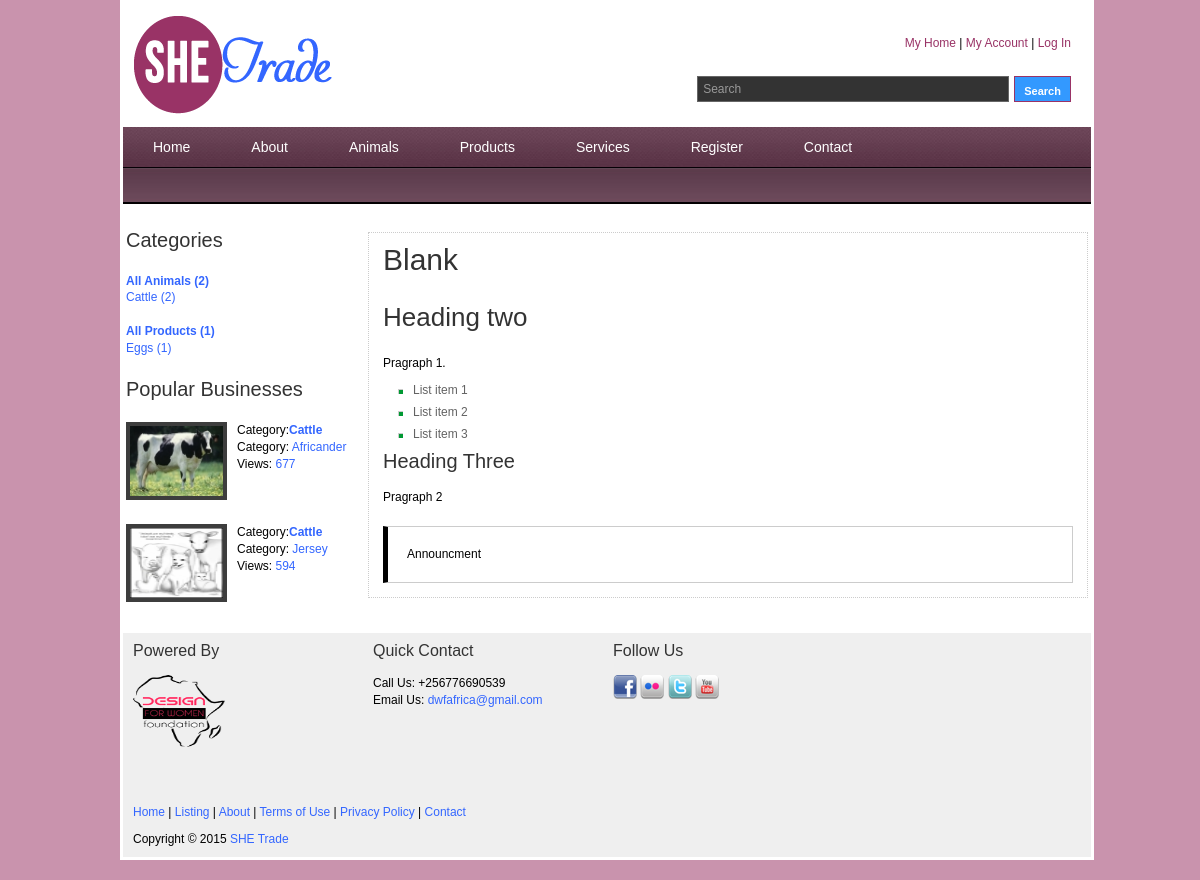
The page /shetrade/_blank.php on the database its author committed.
### tables this page shows
CREATE TABLE IF NOT EXISTS `animal` (
  `Animals_ID` int(10) NOT NULL AUTO_INCREMENT,
  `Animal` varchar(250) NOT NULL,
  `Breed` varchar(250) NOT NULL,
  `Date_of_Birth` date NOT NULL,
  `Parentage` varchar(250) NOT NULL,
  `Color` varchar(300) NOT NULL,
  `Vaccinated` varchar(10) NOT NULL,
  `Registered` varchar(10) NOT NULL,
  `Trained` varchar(10) NOT NULL,
  `Weight` varchar(10) NOT NULL,
  `Purpose` text NOT NULL,
  `Location` varchar(250) NOT NULL,
  `Country` varchar(250) NOT NULL DEFAULT 'Uganda',
  `Price` varchar(25) NOT NULL,
  `Sale_Type` varchar(12) NOT NULL,
  `Description` text NOT NULL,
  `Image_1` varchar(50) NOT NULL,
  `Image_1_Thumb` varchar(50) NOT NULL,
  `Image_2` varchar(50) NOT NULL,
  `Image_2_Thumb` varchar(50) NOT NULL,
  `Image_3` varchar(50) NOT NULL,
  `Image_3_Thumb` varchar(50) NOT NULL,
  `Views` int(10) NOT NULL,
  `Verified` varchar(3) NOT NULL DEFAULT 'No',
  `Added_By` int(10) NOT NULL,
  `Member_Type` varchar(12) NOT NULL DEFAULT 'User',
  PRIMARY KEY (`Animals_ID`)
);

CREATE TABLE IF NOT EXISTS `contacts` (
  `Contacts_ID` int(1) NOT NULL AUTO_INCREMENT,
  `Physical` text NOT NULL,
  `Postal` text NOT NULL,
  `Email` varchar(250) NOT NULL,
  `Forward_Emails_To` varchar(250) NOT NULL,
  `Phone` varchar(25) NOT NULL,
  PRIMARY KEY (`Contacts_ID`)
);

### shetrade/_blank.php (the view, shortened to what this page needs)
<?php session_start(); require "_con.php"; error_reporting(0); ?>
<!DOCTYPE html PUBLIC "-//W3C//DTD XHTML 1.0 Transitional//EN" "http://www.w3.org/TR/xhtml1/DTD/xhtml1-transitional.dtd">
<html xmlns="http://www.w3.org/1999/xhtml">
<head>
<link href="css/templatemo_style.css" rel="stylesheet" type="text/css" />
<link rel="stylesheet" type="text/css" href="css/ddsmoothmenu.css" />
</head>
<body>
<div id="templatemo_wrapper">
<table width="974" border="0" bgcolor="#FFFFFF">
  <tr>
    <td width="188"><div id="templatemo_header">
      <div class="cleaner">
        <table width="954" border="0" align="left">
          <tr>
            <td width="6">&nbsp;</td>
            <td width="915"><div id="site_title">
              <h1><a href="#">Animal Minute | All about Animals and More</a></h1>
            </div></td>
            <td width="915"><table width="439" border="0" align="right">
              <tr>
                <td width="387"><div id="header_right"><a href="home.php">My Home</a>&nbsp;|&nbsp;<a href="account.php">My Account</a>&nbsp;|&nbsp;<?php if(isset($_SESSION['Member_ID'])){echo "<a href=\"login.php?logout\">Log Out</a>";}else{echo "<a href=\"login.php\">Log In</a>";}?></div></td>
              </tr>
              <tr>
                <td>&nbsp;</td>
              </tr>
              <tr>
                <td><div id="templatemo_search">
                  <form action="#" method="get">
                    <input type="text" value="Search" name="keyword" id="keyword" title="keyword" onfocus="clearText(this)" onblur="clearText(this)" class="txt_field" />
                    <input type="submit" name="Search" value=" Search " alt="Search" id="searchbutton" title="Search" class="sub_btn"  />
                  </form>
                </div></td>
              </tr>
            </table></td>
          </tr>
        </table>
        <p>&nbsp;</p>
      </div>
    </div></td>
  </tr>
  <tr>
    <td></td>
  </tr>
  <tr>
    <td><div  id="templatemo_menu">
      <div id="top_nav" class="ddsmoothmenu">
          <ul >
          <li><a href="index.php">Home</a></li>
           <li><a href="about.php" >About</a></li>
	  <?php
      $Total_Animals = "SELECT Animals_ID FROM animal WHERE Verified='Yes'";
      $Total_Animals_Results = mysql_query($Total_Animals);
      $All_Animals=mysql_num_rows($Total_Animals_Results);
      if($All_Animals!=0){
          echo "<li class=\"level0 nav-2 parent\" id=\"nav\"> <a href=\"listing.php?animal\"><span>Animals</span></a>";
        echo "</li>";
      }
      $Total_Products = "SELECT Product_ID FROM product WHERE Verified='Yes'";
      $Total_Products_Results = mysql_query($Total_Products);
      $All_Products=mysql_num_rows($Total_Products_Results);
      if($All_Products){
        echo "<li class=\"level0 nav-2 parent\" id=\"nav\"> <a href=\"listing.php?product\"><span>Products</span></a>";
        echo "</li>";
      }
	  ?>
      <li><a href="#">Services</a>
                </li>
      <?php
	  	if(!isset($_SESSION['Member_ID'])){
			echo "<li><a href=\"register.php\" >Register</a></li>";
		}
      ?>
      <li><a href="contact.php" >Contact</a><br style="clear: left" />
      </li>
          </ul>
      </div>
      <br />
      <div id="menu_second_bar">
      </div>
    </div></td>
  </tr>
  <tr>
    <td>&nbsp;</td>
  </tr>
  <tr>
    <td><table width="723" border="0" align="right" bgcolor="#FFFFFF">
      <tr>
        <td width="722"><div id="content" class="float_r">
        <h1>Blank</h1>
        <h2>Heading two</h2>
        <p>Pragraph 1.</p>
        <ul class="templatemo_list">
            <li>List item 1</li>
            <li>List item 2</li>
            <li>List item 3</li>
        </ul>
        <h3>Heading Three</h3>
        <p>Pragraph 2</p>
        <blockquote>Announcment</blockquote>
        </div>
		</td>
      </tr>
    </table>
      <table width="230" border="0" align="left">
      <tr>
        <td><h3>Categories<br />
        </h3></td>
      </tr>
      <tr>
        <td>
        <?php
        if($All_Animals!=0){
          echo "<a href=\"listing.php?animal\"><strong>All Animals ($All_Animals)</strong></a><br />";
          $Animal_Count_SQL="SELECT `Animal`, COUNT(*) as Animal_Number FROM `animal` WHERE Verified='Yes' GROUP BY `Animal` ORDER BY Animal ASC";
          $Animal_Count_Results = mysql_query($Animal_Count_SQL, $conn);
          $Animal_Count_Found = mysql_num_rows($Animal_Count_Results);
          if($Animal_Count_Found!=0){
            while ($Animal_Count_Array = mysql_fetch_array($Animal_Count_Results)) {
                $Menu_Animal = $Animal_Count_Array['Animal'];
                $Menu_Animal_Number = $Animal_Count_Array['Animal_Number'];
                echo "<a href=\"listing.php?animal=$Menu_Animal\">$Menu_Animal ($Menu_Animal_Number)</a><br />";
            }
          }
      	}
		echo "<br />";
		if($All_Products){
			echo "<a href=\"listing.php?product\"><strong>All Products ($All_Products)</strong></a><br />";
		  	$Product_Count_SQL="SELECT `Product`, COUNT(*) as Product_Number FROM `product` WHERE Verified='Yes' GROUP BY `Product` ORDER BY Animal ASC";
		  	$Product_Count_Results = mysql_query($Product_Count_SQL, $conn);
		  	$Product_Count_Found = mysql_num_rows($Product_Count_Results);
			if($Product_Count_Found!=0){
			while ($Product_Count_Array = mysql_fetch_array($Product_Count_Results)) {
				$Menu_Product = $Product_Count_Array['Product'];
				$Menu_Product_Number = $Product_Count_Array['Product_Number'];
				echo "<a href=\"listing.php?product=$Menu_Product\">$Menu_Product ($Menu_Product_Number)</a><br />";
			}
		  	}
		}
		?></td>
      </tr>
      <tr>
        <td>&nbsp;</td>
      </tr>
      <?php
      	$Popular_SQL = "SELECT Animals_ID, Animal, Breed, Price, Image_1_Thumb, Views FROM animal WHERE Verified='Yes' ORDER BY Views DESC LIMIT 0, 3";
        $Popular_Result = mysql_query($Popular_SQL, $conn) or die(mysql_error());
        $Popular_3=mysql_num_rows($Popular_Result);
        if($Popular_3>0){
			echo "<tr>";
			echo "<td><h3>Popular Businesses</h3></td>";
			echo "</tr>";
            while ($newArray = mysql_fetch_array($Popular_Result)) {
                        $Animals_ID=$newArray['Animals_ID'];
                        $Animal = $newArray['Animal'];
                        $Breed = $newArray['Breed'];
                        $Image_1_Thumb = $newArray['Image_1_Thumb'];
                        $Views = $newArray['Views'];
				if ($Animals_ID!=""){
					echo "<tr>";
					echo "<td>";
					echo "<div class=\"bs_box\"> <a href=\"details.php?animal=$Animals_ID\"><img src=\"$Image_1_Thumb\" width=\"93\" height=\"70\" alt=\"Image\" /></a>";
					echo "Category:<a href=\"details.php?animal=$Animals_ID\"><strong>$Animal</strong></a><br />";
					echo "Category: <a href=\"details.php?animal=$Animals_ID\">$Breed</a><br />";
					echo "Views: <a href=\"details.php?animal=$Animals_ID\">$Views</a><br />";
					echo "</div>";
					echo "</td>";
					echo "</tr>";
				}
            }
        }
        ?>
      <tr>
      <td>
      </td>
      </tr>
    </table></td>
  </tr>
  <tr>
    <td><div id="templatemo_footer">
      <div id="templatemo_footer2">
        <div class="col one_fourth">
          <h4>Powered By</h4>
          <p><img src="images/greentagcolor.png" alt="Green Tag Africa" width="92" height="72" class="imgage-with-frame" /></p>
          </div>
        <div class="col one_fourth">
          <h4>Quick Contact</h4>
			<?php
            $Contact_Sql = "SELECT Email, Phone FROM contacts WHERE Contacts_ID=1";
            $result = mysql_query($Contact_Sql, $conn) or die(mysql_error());
            $newArray = mysql_fetch_array($result);
            $Phone = $newArray['Phone'];
            $Email = $newArray['Email'];
            ?>
          <div class="toolfree_area">
            <div class="call_free"><span class="callus">Call Us: </span> <span class="callno"><?php echo $Phone; ?></span></div>
            <div class="bookmark">Email Us: <a href="mailto: <?php echo $Email; ?>"><?php echo $Email; ?></a></div>
            </div>
          </div>
        <div class="col one_fourth no_margin_right">
          <h4>Follow Us</h4>
          <div class="footer_social_button"> <a href="http://www.facebook.com/dwfoundationafrica"><img src="images/facebook.png" title="facebook" alt="Facebook" /></a> <a href="#"><img src="images/flickr.png" title="flickr" alt="flickr" /></a> <a href="#"><img src="images/twitter.png" title="twitter" alt="Twitter" /></a> <a href="#"><img src="images/youtube.png" title="youtube" alt="Youtube" /></a></div>
          </div>
        </div>
      <p>&nbsp; </p>
      <p><a href="index.php">Home</a> | <a href="listing.php">Listing</a> | <a href="about.php">About</a> | <a href="terms.php">Terms of Use</a> | <a href="privacy.php">Privacy Policy</a> | <a href="contact.php">Contact</a> </p>
      Copyright © 2015 <a href="#">SHE Trade</a> </div></td>
  </tr>
</table>
</div>
</body>
</html>

### shetrade/css/templatemo_style.css (style rules this page uses)
body { margin: 0; padding: 0; color: #000; font-family: Tahoma, Geneva, sans-serif; font-size: 12px; line-height: 1.4em; background-color: #2e2e2e; background-repeat: repeat; background-image: url(../images/templatemo_body.jpg) }
a, a:link, a:visited { color: #36f; font-weight: normal; text-decoration: none; }
p { margin: 0 0 10px 0; padding: 0; }
img { border: none; }
blockquote { border: 1px solid #ccc; border-left: 5px solid #000; padding: 19px; margin: 20px 0 0 0; }
.templatemo_list { margin: 10px 0 10px 15px; padding: 0; list-style: none; }
.templatemo_list li { color:#636363; margin: 0 0 5px 0; padding: 0 0 0 15px; background: url(../images/templatemo_list.png) no-repeat scroll 0 7px; }
h1, h2, h3, h4, h5, h6 { color: #333; font-weight: normal; }
h1 { font-size: 30px; margin: 0 0 30px; padding: 5px 0; }
h2 { font-size: 26px; margin: 0 0 25px; padding: 5px 0; }
h3 { font-size: 20px; margin: 0 0 20px; padding: 0; }
h4 { font-size: 16px; margin: 0 0 15px; padding: 0; }
.cleaner { clear: both }
.float_r { float: right }
#templatemo_wrapper { width: 960px; margin: 0 auto; padding: 0 10px 10px; }
#templatemo_header { width: 100%; background-color: #FFF; height: 100px; padding-top: 10px; padding-right: 0; padding-bottom: 4px; padding-left: 0; }
#templatemo_menu { width: 100%; height: 77px; margin-bottom: 0px; background: url(../images/templatemo_menu.jpg) repeat-x }
#content { width: 680px; background: #fff; border: 1px dotted #ccc; padding: 14px; }
#templatemo_footer { width: 920px; text-align: center; padding: 9px 19px; background: #121212; border: 1px solid #3a3a3a }
#site_title { float: left; height: 100px; }
#site_title h1 { margin: 0; padding: 0; }
#site_title h1 a { display: block; width: 300px; height: 100px; font-size: 12px; text-indent: -10000px; color: #999; text-align: left; background: url(../images/templatemo_logo.png) no-repeat top left; }
#header_right { float: right; margin-top: 5px; }
#header_right a { color: #936; }
#menu_second_bar { padding: 5px 10px; }
#templatemo_search { float: right; width: auto; }
#templatemo_search form { margin: 0; padding: 0; }
#templatemo_search .txt_field { float: left; display: block; margin-right: 5px; height: 24px; line-height: 24px; width: 300px; color: #999; font-size: 12px; padding: 0 5px; font-variant: normal; border: 1px solid #666; background: #333; }
#templatemo_search .sub_btn { float: right; display: block; color: #fff; height: 26px; font-size: 11px; font-weight: 700; line-height: 26px; cursor: pointer; border: 1px solid #936; background-color: #39f; }
.bs_box { clear: both; margin-bottom: 20px }
.bs_box img { float: left; margin-right: 10px; border: 4px solid #3d3d3d }
.no_margin_right { margin-right: 0; }
#templatemo_footer { width: auto; padding: 10px; color: #000; background-color: #efefef; text-align: left; border-top-width: 0px; border-right-width: 0px; border-bottom-width: 0px; border-left-width: 0px; border-top-style: none; margin-top: 0; margin-right: auto; margin-bottom: 0; margin-left: auto; }
.col { float: left; margin: 0 20px 20px 0; }
#content, .two-third { width: 690px; }
.one_fourth { width: 220px; }

### shetrade/css/ddsmoothmenu.css (style rules this page uses)
.ddsmoothmenu ul { z-index:100; margin: 0; padding: 0; list-style-type: none; }
.ddsmoothmenu ul li { position: relative; display: inline; float: left; }
.ddsmoothmenu ul li a { display: block; padding: 0 30px; height: 40px; line-height: 40px; margin-right: 1px; font-size: 14px; color: #fff; text-decoration: none; font:"Palatino Linotype", "Book Antiqua", Palatino, serif; outline: none; text-align: center; background: url(images/templatemo_menu_divider.png) right center no-repeat }

### rows shown on the page
animal: Image_1_Thumb (picture), Animal "Cattle", Breed "Africander", Views "677"
animal: Image_1_Thumb (picture), Animal "Cattle", Breed "Jersey", Views "594"
contacts: Phone "+256776690539", Email "dwfafrica@gmail.com"

### other values the page prints
$All_Animals "2"
$Menu_Animal "Cattle"
$Menu_Animal_Number "2"
$All_Products "1"
$Menu_Product "Eggs"
$Menu_Product_Number "1"
